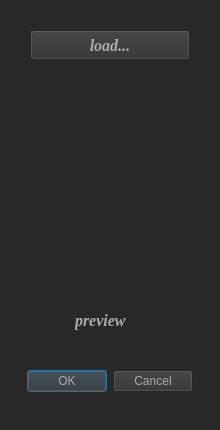
<?xml version="1.0" encoding="UTF-8"?>
<ui version="4.0">
 <class>change_photo</class>
 <widget class="QDialog" name="change_photo">
  <property name="geometry">
   <rect>
    <x>0</x>
    <y>0</y>
    <width>220</width>
    <height>430</height>
   </rect>
  </property>
  <property name="minimumSize">
   <size>
    <width>220</width>
    <height>430</height>
   </size>
  </property>
  <property name="maximumSize">
   <size>
    <width>220</width>
    <height>430</height>
   </size>
  </property>
  <property name="windowTitle">
   <string>Dialog</string>
  </property>
  <property name="styleSheet">
   <string notr="true">background-color: rgb(40, 40, 40);</string>
  </property>
  <widget class="QDialogButtonBox" name="buttonBox">
   <property name="geometry">
    <rect>
     <x>27</x>
     <y>365</y>
     <width>166</width>
     <height>32</height>
    </rect>
   </property>
   <property name="cursor">
    <cursorShape>PointingHandCursor</cursorShape>
   </property>
   <property name="styleSheet">
    <string notr="true">color: rgb(171, 171, 171);
background-color: rgb(50, 50, 50);</string>
   </property>
   <property name="orientation">
    <enum>Qt::Horizontal</enum>
   </property>
   <property name="standardButtons">
    <set>QDialogButtonBox::Cancel|QDialogButtonBox::Ok</set>
   </property>
  </widget>
  <widget class="QLabel" name="label">
   <property name="geometry">
    <rect>
     <x>75</x>
     <y>305</y>
     <width>70</width>
     <height>30</height>
    </rect>
   </property>
   <property name="font">
    <font>
     <family>Georgia</family>
     <pointsize>12</pointsize>
     <weight>75</weight>
     <italic>true</italic>
     <bold>true</bold>
    </font>
   </property>
   <property name="styleSheet">
    <string notr="true">color: rgb(171, 171, 171);</string>
   </property>
   <property name="text">
    <string>preview</string>
   </property>
  </widget>
  <widget class="QGraphicsView" name="graphicsView">
   <property name="geometry">
    <rect>
     <x>30</x>
     <y>90</y>
     <width>160</width>
     <height>213</height>
    </rect>
   </property>
   <property name="frameShape">
    <enum>QFrame::NoFrame</enum>
   </property>
  </widget>
  <widget class="QPushButton" name="pushButton">
   <property name="geometry">
    <rect>
     <x>30</x>
     <y>30</y>
     <width>160</width>
     <height>30</height>
    </rect>
   </property>
   <property name="font">
    <font>
     <family>Georgia</family>
     <pointsize>12</pointsize>
     <weight>75</weight>
     <italic>true</italic>
     <bold>true</bold>
    </font>
   </property>
   <property name="cursor">
    <cursorShape>PointingHandCursor</cursorShape>
   </property>
   <property name="toolTip">
    <string>load...</string>
   </property>
   <property name="styleSheet">
    <string notr="true">color: rgb(171, 171, 171);
background-color: rgb(50, 50, 50);color: rgb(171, 171, 171);</string>
   </property>
   <property name="text">
    <string>load...</string>
   </property>
  </widget>
 </widget>
 <resources/>
 <connections>
  <connection>
   <sender>buttonBox</sender>
   <signal>accepted()</signal>
   <receiver>change_photo</receiver>
   <slot>accept()</slot>
   <hints>
    <hint type="sourcelabel">
     <x>248</x>
     <y>254</y>
    </hint>
    <hint type="destinationlabel">
     <x>157</x>
     <y>274</y>
    </hint>
   </hints>
  </connection>
  <connection>
   <sender>buttonBox</sender>
   <signal>rejected()</signal>
   <receiver>change_photo</receiver>
   <slot>reject()</slot>
   <hints>
    <hint type="sourcelabel">
     <x>316</x>
     <y>260</y>
    </hint>
    <hint type="destinationlabel">
     <x>286</x>
     <y>274</y>
    </hint>
   </hints>
  </connection>
 </connections>
</ui>
